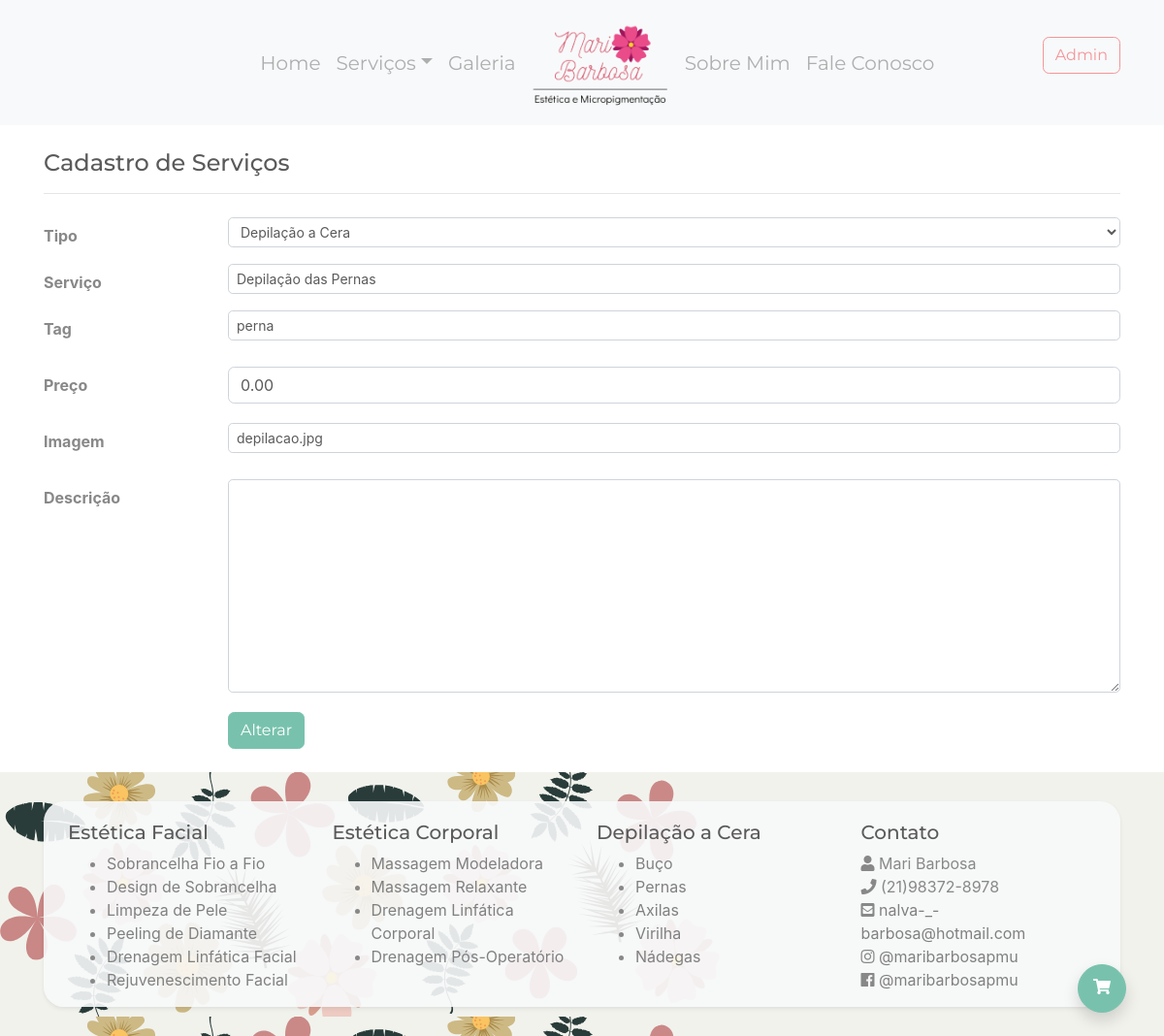
The page /servicos/editar/9/ (signed in) on the database as committed earlier.
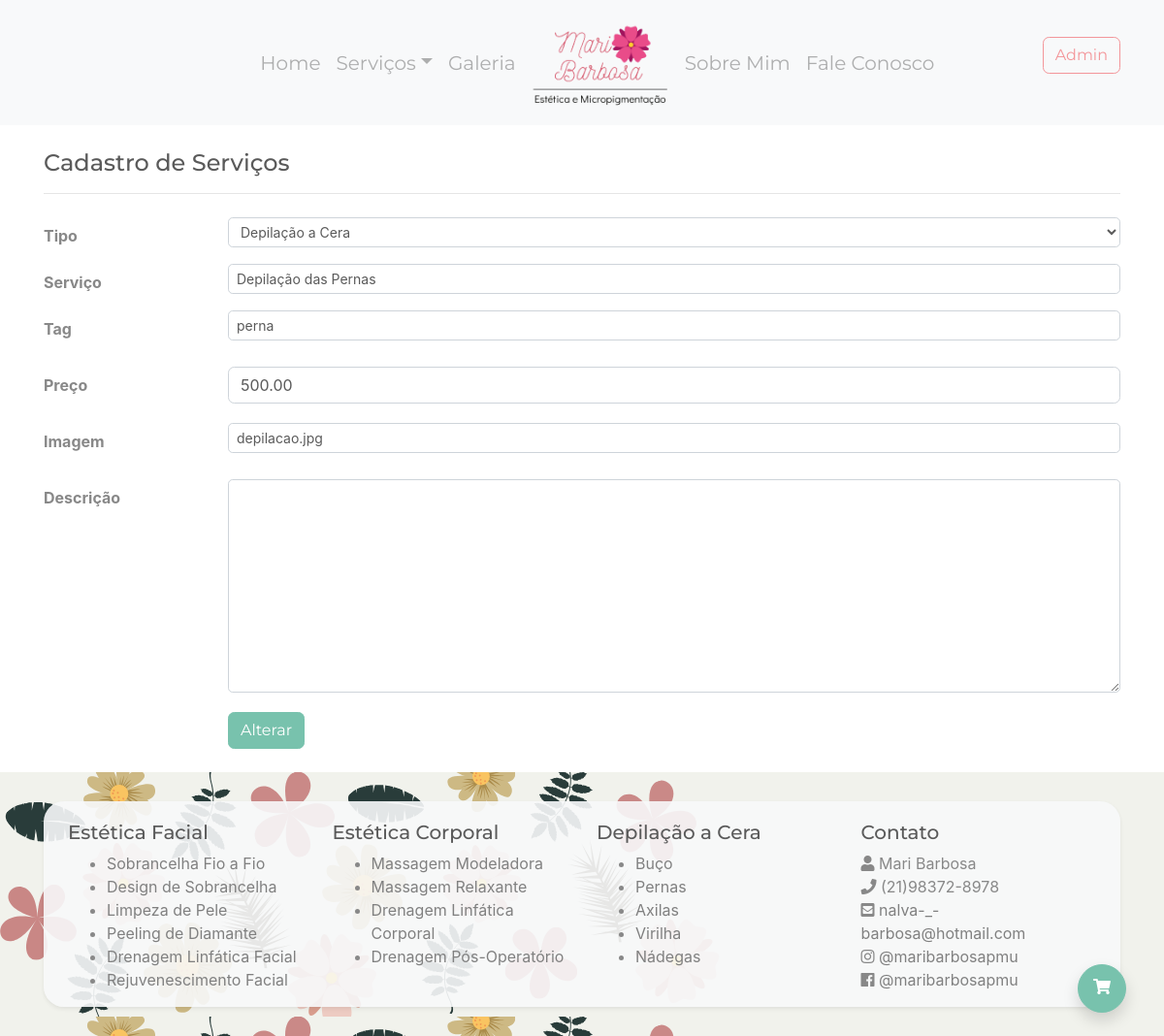
The same page on the database as committed later.
### meuSite/models.py (models this page shows, shortened)
class Servico(models.Model):
    tipo = models.ForeignKey(TipoServico, on_delete=models.CASCADE)
    nome = models.CharField('Servico', max_length=200, db_index=True)
    tag = models.SlugField('Tag', max_length=100, default=' ')
    imagem = models.CharField('Imagem', max_length=200)
    descricao = models.TextField(blank=True)
    user = models.ForeignKey(settings.AUTH_USER_MODEL,
                             related_name='servicos',
                             on_delete=models.DO_NOTHING,
                             null=True)
    preco = models.DecimalField('Preco', max_digits=10, decimal_places=2, default=0)
    class Meta:
        db_table = 'servico'
        ordering = ('nome',)

### meuSite/views.py (the view)
# urls.py: path('servicos/editar/<int:id_servico>/', views.servico_editar, name='servico_editar'),
def servico_editar(request, id_servico):
    servico = get_object_or_404(Servico, pk=id_servico)
    servico_form = ServicoForm(instance=servico)
    servico_form.fields['servico_id'].initial = id_servico
    return render(request, 'servico_editar.html', {'form': servico_form})

### meuSite/models.py (called while the page is built)
    def __str__(self):
        return self.nome

### meuSite/templates/servico_editar.html (shortened to what this page needs)
{% extends "base.html" %}
{% load static %}
{% block estilo %}
    <link rel="stylesheet" type="text/css" href="{% static 'css/servico_editar.css' %}"/>
{% endblock %}
{% block conteudo %}
    <div class="container my-4 espaco-inicio">
        <div class="block">
            <div class="row">
                <div class="col-12">
                    <h4 class="mb-2">Cadastro de Serviços</h4>
                    <hr class="mb-4">
                </div>
            </div>
            <form id="form" action="{% url 'estetica:cadastro' %}" method="POST" novalidate>
                <div class="form-group row" style="margin-bottom: 10px;">
                    <label for="id_tipo" class="col-lg-2 col-form-label font-weight-bold">Tipo</label>
                    <div class="col-lg-10">
                        {{ form.tipo }}
                    </div>
                </div>
                <div class="form-group row" style="margin-bottom: 10px;">
                    <label for="id_servico" class="col-lg-2 col-form-label font-weight-bold">Serviço</label>
                    <div class="col-lg-10">
                        {{ form.nome }}
                    </div>
                </div>
                <div class="form-group row" style="margin-bottom: 20px;">
                    <label for="id_tag" class="col-lg-2 col-form-label font-weight-bold">Tag</label>
                    <div class="col-lg-10">
                        {{ form.tag }}
                    </div>
                </div>
            <div class="form-group row" style="margin-bottom: 20px;">
                    <label for="preco" class="col-lg-2 col-form-label font-weight-bold">Preço</label>
                    <div class="col-lg-10">
                        {{ form.preco }}
                    </div>
                </div>
                <div class="form-group row" style="margin-bottom: 20px;">
                    <label for="id_imagem" class="col-lg-2 col-form-label font-weight-bold">Imagem</label>
                    <div class="col-lg-10">
                        {{ form.imagem }}
                    </div>
                </div>
                <div class="form-group row" style="margin-bottom: 20px;">
                    <label for="id_descricao" class="col-lg-2 col-form-label font-weight-bold">Descrição</label>
                    <div class="col-lg-10">
                        {{ form.descricao }}
                    </div>
                </div>
                <div class="form-group row" style="margin-top: 20px;">
                    <div class="col-lg-10 offset-lg-2">
                        <button id="botao" type="button" class="btn btn-primary">
                            {% if form.servico_id.value %}
                                Alterar
                            {% else %}
                                Cadastrar
                            {% endif %}
                        </button>
                    </div>
                </div>
            </form>
        </div>
    </div>
{% endblock %}

Rows that differ between the two databases and show on the page:
changed Servico "Depilação a Cera": preco "0.00" → "500.00"
